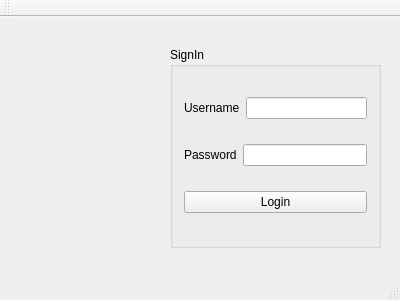
<?xml version="1.0" encoding="UTF-8"?>
<ui version="4.0">
 <class>MainWindow</class>
 <widget class="QMainWindow" name="MainWindow">
  <property name="geometry">
   <rect>
    <x>0</x>
    <y>0</y>
    <width>400</width>
    <height>300</height>
   </rect>
  </property>
  <property name="windowTitle">
   <string>Notatnik_v02</string>
  </property>
  <widget class="QWidget" name="centralWidget">
   <widget class="QGroupBox" name="groupBox">
    <property name="geometry">
     <rect>
      <x>170</x>
      <y>30</y>
      <width>211</width>
      <height>201</height>
     </rect>
    </property>
    <property name="title">
     <string>SignIn</string>
    </property>
    <layout class="QVBoxLayout" name="verticalLayout">
     <item>
      <layout class="QHBoxLayout" name="horizontalLayout">
       <item>
        <widget class="QLabel" name="label">
         <property name="text">
          <string>Username</string>
         </property>
        </widget>
       </item>
       <item>
        <widget class="QLineEdit" name="lineEdit_username"/>
       </item>
      </layout>
     </item>
     <item>
      <layout class="QHBoxLayout" name="horizontalLayout_2">
       <item>
        <widget class="QLabel" name="label_2">
         <property name="text">
          <string>Password</string>
         </property>
        </widget>
       </item>
       <item>
        <widget class="QLineEdit" name="lineEdit_password">
         <property name="echoMode">
          <enum>QLineEdit::Password</enum>
         </property>
        </widget>
       </item>
      </layout>
     </item>
     <item>
      <widget class="QPushButton" name="pushButton">
       <property name="text">
        <string>Login</string>
       </property>
      </widget>
     </item>
    </layout>
   </widget>
   <widget class="QLabel" name="label_3">
    <property name="geometry">
     <rect>
      <x>20</x>
      <y>50</y>
      <width>131</width>
      <height>181</height>
     </rect>
    </property>
    <property name="text">
     <string/>
    </property>
   </widget>
   <widget class="QLabel" name="label_zegar">
    <property name="geometry">
     <rect>
      <x>60</x>
      <y>200</y>
      <width>151</width>
      <height>31</height>
     </rect>
    </property>
    <property name="text">
     <string/>
    </property>
   </widget>
  </widget>
  <widget class="QMenuBar" name="menuBar">
   <property name="geometry">
    <rect>
     <x>0</x>
     <y>0</y>
     <width>400</width>
     <height>20</height>
    </rect>
   </property>
  </widget>
  <widget class="QToolBar" name="mainToolBar">
   <attribute name="toolBarArea">
    <enum>TopToolBarArea</enum>
   </attribute>
   <attribute name="toolBarBreak">
    <bool>false</bool>
   </attribute>
  </widget>
  <widget class="QStatusBar" name="statusBar"/>
  <action name="actionChange_password">
   <property name="icon">
    <iconset resource="login.qrc">
     <normaloff>:/img/font-awesome_4-7-0_question_256_0_32363b_none.png</normaloff>:/img/font-awesome_4-7-0_question_256_0_32363b_none.png</iconset>
   </property>
   <property name="text">
    <string>Change password</string>
   </property>
  </action>
  <action name="actionForgot_password">
   <property name="icon">
    <iconset resource="login.qrc">
     <normaloff>:/img/font-awesome_4-7-0_question_256_0_32363b_none.png</normaloff>:/img/font-awesome_4-7-0_question_256_0_32363b_none.png</iconset>
   </property>
   <property name="text">
    <string>Forgot password</string>
   </property>
  </action>
 </widget>
 <layoutdefault spacing="6" margin="11"/>
 <tabstops>
  <tabstop>lineEdit_username</tabstop>
  <tabstop>lineEdit_password</tabstop>
  <tabstop>pushButton</tabstop>
 </tabstops>
 <resources>
  <include location="login.qrc"/>
 </resources>
 <connections/>
</ui>
